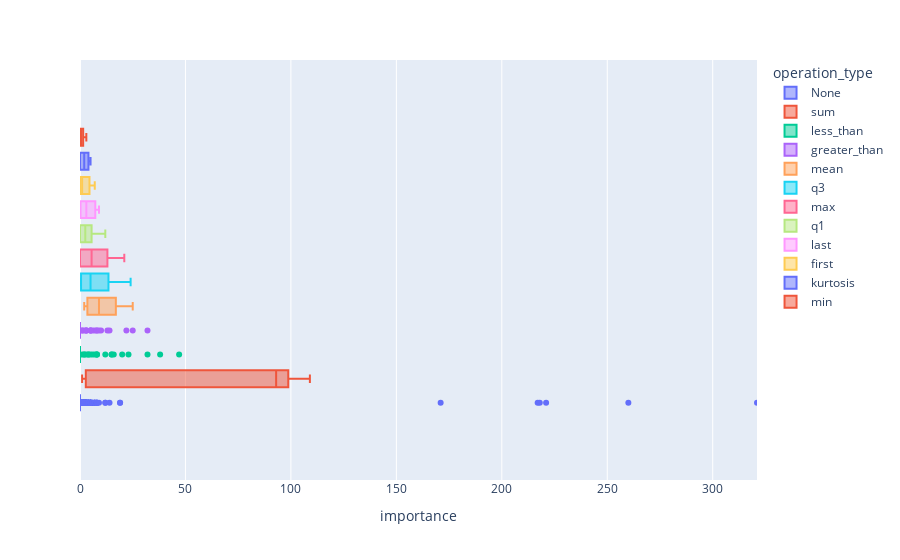

Notebook cell for this chart:
### Code cell
px.box(
    df,
    x="importance",
    color="operation_type",
    range_x=(df.importance.min(), df.importance.max()),
)

### Figure 1 — Plotly figure (JSON) as saved in the notebook; plotly's stock layout.template omitted (floating-point values rounded to 4 significant figures; data arrays with more than 128 entries replaced by an {"elided": "..."} marker saying what was removed)
{"data": [{"alignmentgroup": "True", "hovertemplate": "operation_type=None<br>importance=%{x}<extra></extra>", "legendgroup": "None", "marker": {"color": "#636efa"}, "name": "None", "notched": false, "offsetgroup": "None", "orientation": "h", "showlegend": true, "type": "box", "x": {"elided": "21804 int values"}, "x0": " ", "xaxis": "x", "y0": " ", "yaxis": "y"}, {"alignmentgroup": "True", "hovertemplate": "operation_type=sum<br>importance=%{x}<extra></extra>", "legendgroup": "sum", "marker": {"color": "#EF553B"}, "name": "sum", "notched": false, "offsetgroup": "sum", "orientation": "h", "showlegend": true, "type": "box", "x": [109, 99, 98, 93, 8, 1, 1], "x0": " ", "xaxis": "x", "y0": " ", "yaxis": "y"}, {"alignmentgroup": "True", "hovertemplate": "operation_type=less_than<br>importance=%{x}<extra></extra>", "legendgroup": "less_than", "marker": {"color": "#00cc96"}, "name": "less_than", "notched": false, "offsetgroup": "less_than", "orientation": "h", "showlegend": true, "type": "box", "x": [47, 38, 32, 23, 20, 16, 15, 15, 12, 8, 8, 8, 7, 6, 5, 4, 4, 3, 2, 2, 1, 0, 0, 0, 0, 0, 0, 0, 0, 0, 0, 0, 0, 0, 0, 0, 0, 0, 0, 0, 0, 0, 0, 0, 0, 0, 0, 0, 0, 0, 0, 0, 0, 0, 0, 0, 0, 0, 0, 0, 0, 0, 0, 0, 0, 0, 0, 0, 0, 0, 0, 0, 0, 0, 0, 0, 0, 0, 0, 0, 0, 0, 0, 0, 0, 0, 0, 0, 0], "x0": " ", "xaxis": "x", "y0": " ", "yaxis": "y"}, {"alignmentgroup": "True", "hovertemplate": "operation_type=greater_than<br>importance=%{x}<extra></extra>", "legendgroup": "greater_than", "marker": {"color": "#ab63fa"}, "name": "greater_than", "notched": false, "offsetgroup": "greater_than", "orientation": "h", "showlegend": true, "type": "box", "x": [32, 25, 22, 14, 13, 10, 9, 8, 8, 7, 6, 5, 5, 5, 3, 3, 3, 2, 1, 1, 0, 0, 0, 0, 0, 0, 0, 0, 0, 0, 0, 0, 0, 0, 0, 0, 0, 0, 0, 0, 0, 0, 0, 0, 0, 0, 0, 0, 0, 0, 0, 0, 0, 0, 0, 0, 0, 0, 0, 0, 0, 0, 0, 0, 0, 0, 0, 0, 0, 0, 0, 0, 0, 0, 0, 0, 0, 0, 0, 0, 0, 0, 0, 0, 0, 0, 0, 0, 0], "x0": " ", "xaxis": "x", "y0": " ", "yaxis": "y"}, {"alignmentgroup": "True", "hovertemplate": "operation_type=mean<br>importance=%{x}<extra></extra>", "legendgroup": "mean", "marker": {"color": "#FFA15A"}, "name": "mean", "notched": false, "offsetgroup": "mean", "orientation": "h", "showlegend": true, "type": "box", "x": [25, 19, 15, 13, 5, 4, 3, 2], "x0": " ", "xaxis": "x", "y0": " ", "yaxis": "y"}, {"alignmentgroup": "True", "hovertemplate": "operation_type=q3<br>importance=%{x}<extra></extra>", "legendgroup": "q3", "marker": {"color": "#19d3f3"}, "name": "q3", "notched": false, "offsetgroup": "q3", "orientation": "h", "showlegend": true, "type": "box", "x": [24, 17, 10, 7, 3, 1, 0, 0], "x0": " ", "xaxis": "x", "y0": " ", "yaxis": "y"}, {"alignmentgroup": "True", "hovertemplate": "operation_type=max<br>importance=%{x}<extra></extra>", "legendgroup": "max", "marker": {"color": "#FF6692"}, "name": "max", "notched": false, "offsetgroup": "max", "orientation": "h", "showlegend": true, "type": "box", "x": [21, 14, 12, 8, 3, 0, 0, 0], "x0": " ", "xaxis": "x", "y0": " ", "yaxis": "y"}, {"alignmentgroup": "True", "hovertemplate": "operation_type=q1<br>importance=%{x}<extra></extra>", "legendgroup": "q1", "marker": {"color": "#B6E880"}, "name": "q1", "notched": false, "offsetgroup": "q1", "orientation": "h", "showlegend": true, "type": "box", "x": [12, 7, 4, 3, 2, 0, 0, 0], "x0": " ", "xaxis": "x", "y0": " ", "yaxis": "y"}, {"alignmentgroup": "True", "hovertemplate": "operation_type=last<br>importance=%{x}<extra></extra>", "legendgroup": "last", "marker": {"color": "#FF97FF"}, "name": "last", "notched": false, "offsetgroup": "last", "orientation": "h", "showlegend": true, "type": "box", "x": [9, 8, 5, 3, 1, 0, 0], "x0": " ", "xaxis": "x", "y0": " ", "yaxis": "y"}, {"alignmentgroup": "True", "hovertemplate": "operation_type=first<br>importance=%{x}<extra></extra>", "legendgroup": "first", "marker": {"color": "#FECB52"}, "name": "first", "notched": false, "offsetgroup": "first", "orientation": "h", "showlegend": true, "type": "box", "x": [7, 5, 3, 1, 0, 0, 0], "x0": " ", "xaxis": "x", "y0": " ", "yaxis": "y"}, {"alignmentgroup": "True", "hovertemplate": "operation_type=kurtosis<br>importance=%{x}<extra></extra>", "legendgroup": "kurtosis", "marker": {"color": "#636efa"}, "name": "kurtosis", "notched": false, "offsetgroup": "kurtosis", "orientation": "h", "showlegend": true, "type": "box", "x": [5, 4, 4, 2, 0, 0, 0], "x0": " ", "xaxis": "x", "y0": " ", "yaxis": "y"}, {"alignmentgroup": "True", "hovertemplate": "operation_type=min<br>importance=%{x}<extra></extra>", "legendgroup": "min", "marker": {"color": "#EF553B"}, "name": "min", "notched": false, "offsetgroup": "min", "orientation": "h", "showlegend": true, "type": "box", "x": [3, 3, 0, 0, 0, 0, 0, 0], "x0": " ", "xaxis": "x", "y0": " ", "yaxis": "y"}], "layout": {"boxmode": "group", "legend": {"title": {"text": "operation_type"}, "tracegroupgap": 0}, "margin": {"t": 60}, "xaxis": {"anchor": "y", "domain": [0, 1], "range": [0, 321], "title": {"text": "importance"}}, "yaxis": {"anchor": "x", "domain": [0, 1]}}}
